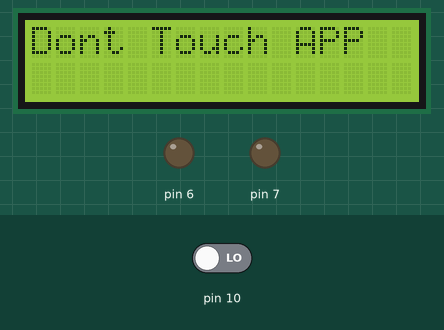
Simulated run of this sketch. Board: Arduino Uno, built with avr-gcc and run on an emulated ATmega328P. Shown: 16×2 character LCD, output pins drawn as LEDs (lit = HIGH). The test bench sets the inputs (shaded band); at power-on: pin 10 LOW.

Above: at 1.2 s.
1.3 s: pin 10 driven HIGH
At 2.6 s:
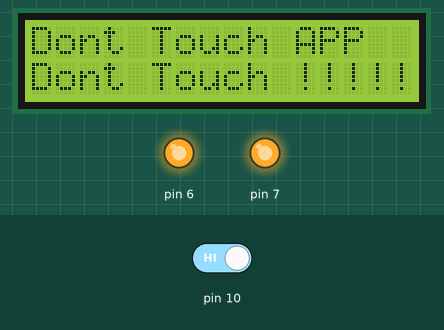
3.5 s: pin 10 driven LOW
At 5.9 s:
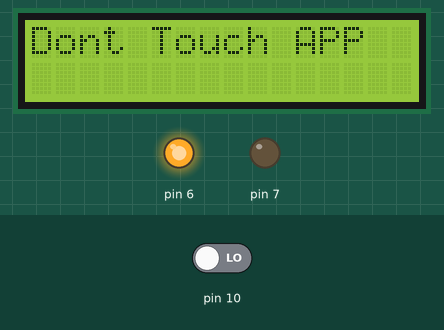
Timing chart, 0 to 7.4 s (numbered marks = the images above; inputs shaded):
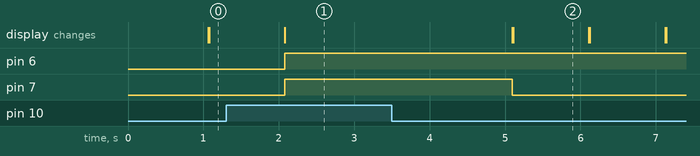

Measured:
- after the input at 1.3 s, pin 6, pin 7: LOW → HIGH after 0.78 s; the display: changes after 0.78 s (image 1)
- after the input at 3.5 s, pin 7: HIGH → LOW after 1.6 s; the display: first changes after 1.6 s (image 2 shows a later state)
- what the display in image 2 shows lasts 1.0 s, from 5.1 s to 6.1 s

The sketch:

Dontouch.ino
```cpp
// include the library code:
#include <LiquidCrystal.h>

// initialize the library with the numbers of the interface pins
LiquidCrystal lcd(12, 11, 5, 4, 3, 2);

int sensorState = 0;

void setup() {
  // set up the LCD's number of columns and rows:
  pinMode(6, OUTPUT);
  pinMode(10, INPUT);
  pinMode(7, OUTPUT);
  lcd.begin(16, 2);
  // Print a message to the LCD.
}

void loop() {

  lcd.print("Dont Touch APP");
  delay(1000);

  // set the cursor to column 0, line 1
  // (note: line 1 is the second row, since counting begins with 0):
  lcd.setCursor(0, 1);

  // read the state of the sensor/digital input
  sensorState = digitalRead(10);

  // check if sensor pin is HIGH. if it is, set the
  // LED on.
  if (sensorState == HIGH) {
    digitalWrite(7, HIGH);
    digitalWrite(6, HIGH);
    lcd.print("Dont Touch !!!!!");
    delay(2000);
  } else {
    digitalWrite(7, LOW);
    digitalWrite(9, LOW);
    lcd.clear();
  }
  delay(10); // Delay a little bit to improve simulation performance
}
 
```
